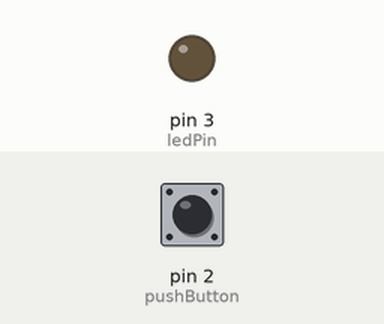
A sketch run on a simulated Arduino Uno, built with avr-gcc and run on an emulated ATmega328P. On the bench: output pins drawn as LEDs (lit = HIGH). Inputs (shaded band) come from the test bench; at power-on: pin 2 (pushButton) HIGH. What the sketch prints to the serial monitor is not drawn.

Above: at 1.2 s.
1.3 s: pin 2 (pushButton) pulled LOW for 0.15 s
At 1.37 s:
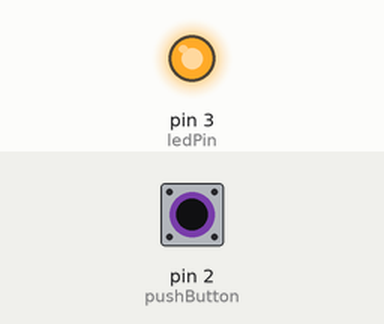
2.9 s: pin 2 (pushButton) pulled LOW for 3.2 s
At 6.7 s:
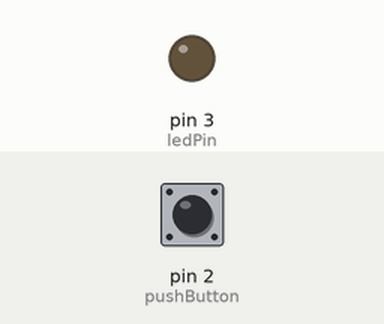
Timing chart, 0 to 8.2 s (numbered marks = the images above; inputs shaded):
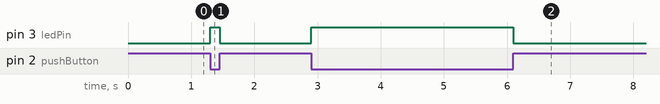

The sketch:

ARDUINO_LED_BUTTON.ino
```cpp
// digital pin 2 has a pushbutton attached to it. Give it a name:
int pushButton = 2;
// digital pin 3 has an LED attached to it:
int ledPin = 3;

// the setup routine runs once when you press reset:
void setup() {
  // initialize serial communication at 9600 bits per second:
  Serial.begin(9600);
  // make the pushbutton's pin an input:
  pinMode(pushButton, INPUT_PULLUP);
  // make the LED's pin an output:
  pinMode(ledPin, OUTPUT);
}

// the loop routine runs over and over again forever:
void loop() {
  // read the input pin:
  int buttonState = digitalRead(pushButton);

  // if button is pressed (LOW because of INPUT_PULLUP), turn on LED
  if (buttonState == LOW) {
    digitalWrite(ledPin, HIGH);  // turn LED on
  } else {
    digitalWrite(ledPin, LOW);   // turn LED off
  }

  // print out the state of the button:
  Serial.println(buttonState);
  delay(1);  // delay in between reads for stability
}
```

Measured:
- after the input at 1.3 s, pin 3 (ledPin): LOW → HIGH at once, → LOW 0.15 s later
- after the input at 2.9 s, pin 3 (ledPin): LOW → HIGH at once, → LOW 3.2 s later
